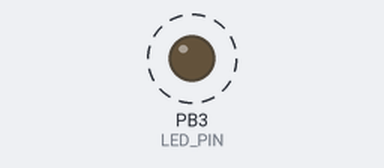
This program was run on a simulated ATtiny85, built with avr-gcc and emulated at 8 MHz. Shown: output pins drawn as LEDs (lit = HIGH). Dashed ring = blinking.

Above: at 0.2 s.
Timing chart, 0 to 3.0 s (numbered marks = the images above):
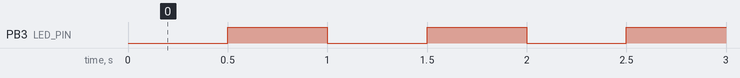

The program:

main.c
```c
/*
 * ATtiny85 Bare Metal Blink
 * LED on PB3 (physical pin 2)
 * 8MHz internal oscillator
 */

#include <avr/io.h>
#include <avr/interrupt.h>

#define LED_PIN PB3
#define BLINK_DELAY_MS 500


void timer0_init(void)
{
    TCCR0A = (1 << WGM01);              // CTC mode
    TCCR0B = (1 << CS01) | (1 << CS00); // prescaler = 64
    OCR0A = 124;                        // compare value
    TIMSK = (1 << OCIE0A);              // enable compare match A interrupt
    sei();                              // enable global interrupts
}

volatile uint16_t wait_time_ms = BLINK_DELAY_MS; // .5 second delay

int main(void)
{
    /* Set PB3 as output */
    DDRB |= (1 << LED_PIN);

    timer0_init(); // Initialize Timer0 for 1ms interrupts

    uint8_t led_on = 0;

    while (1)
    {
        cli();
        uint16_t current_wait_time = wait_time_ms; // Read the current wait time
        sei();
        if (current_wait_time == 0)
        {
            wait_time_ms = BLINK_DELAY_MS; // Reset to .5 second
                                           // Toggle the LED using C register manipulation
            if (led_on)
            {
                // Turn LED OFF
                // also can be done with: PORTB &= ~(1 << LED_PIN);
                __asm__ volatile("cbi %0, %1" : : "I"(_SFR_IO_ADDR(PORTB)), "I"(LED_PIN)); // Turn LED OFF
                led_on = 0;
            }
            else
            {
                // Turn LED ON
                // also can be done with: PORTB |= (1 << LED_PIN);
                __asm__ volatile("sbi %0, %1" : : "I"(_SFR_IO_ADDR(PORTB)), "I"(LED_PIN)); // Turn LED ON
                led_on = 1;
            }
        }
    }
}

// Interrupt Service Routine (ISR) for Timer0 Compare Match A
ISR(TIMER0_COMPA_vect)
{
    // decrement the wait time
    if (wait_time_ms > 0) {
        wait_time_ms--;
    }
}
```

Measured:
- by itself, PB3 (LED_PIN): alternates HIGH for 0.50 s and LOW for 0.50 s
